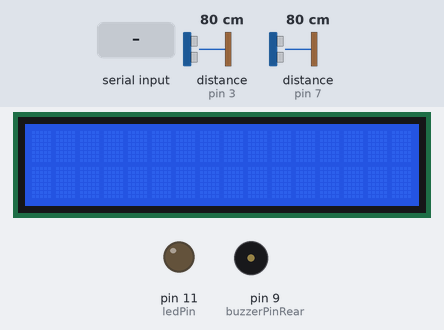
Bench run of a sketch on a simulated Arduino Uno, built with avr-gcc and run on an emulated ATmega328P. Parts: 16×2 character LCD, output pins drawn as LEDs (lit = HIGH), buzzer (waves = sounding). Dashed ring = blinking. Inputs (shaded band) come from the test bench; at power-on: distance to the obstacle (sensors on pin 3, pin 7) 80 cm. The echo pulse lasts 58.3 µs per cm; pins used as bus, display or sensor lines are not drawn.

Above: at 1.2 s.
1.3 s: "0" received over Serial
At 1.7 s:
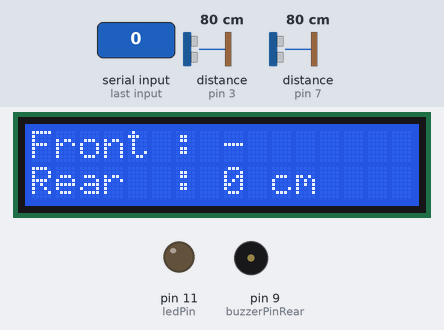
2.9 s: distance to the obstacle (sensor on pin 3) set to 2 cm
5.9 s: "1" received over Serial
At 6.68 s:
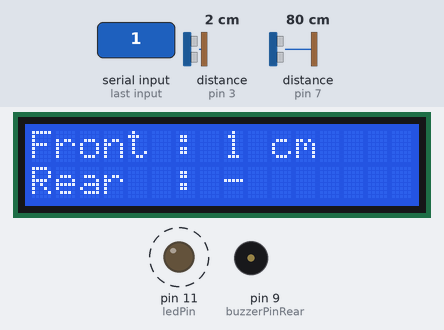
7.9 s: distance to the obstacle (sensor on pin 7) set to 9 cm
10.9 s: distance to the obstacle (sensor on pin 7) set to 35 cm
13.9 s: distance to the obstacle (sensor on pin 3) set to 18 cm
At 14.07 s:
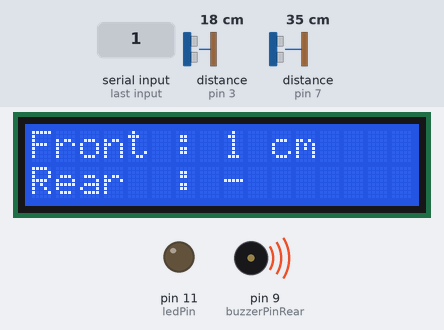
15.9 s: distance to the obstacle (sensor on pin 3) set to 22 cm
At 17.3 s:
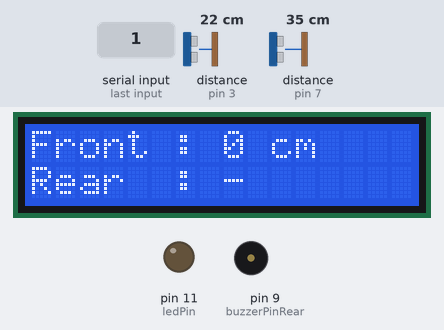
Timing chart, 0 to 18.9 s (numbered marks = the images above; inputs shaded):
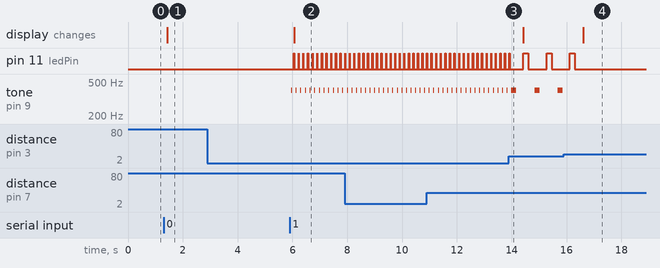

Measured:
- the behaviour switches between 19 and 20 cm on distance to the obstacle (sensor on pin 3) (found by bisection; images 3 and 4)
- after the input at 1.3 s, the display: changes after 0.14 s (image 1)
- after the input at 5.9 s, pin 11 (ledPin): alternates HIGH for 0.01 s and LOW for 0.16 s, starting after 0.15 s; tone on pin 9 (buzzerPinRear): alternates 400 Hz for 0.01 s and silent for 0.16 s, starting after 0.05 s; the display: changes after 0.16 s (image 2)
- after the input at 13.9 s, tone on pin 9 (buzzerPinRear): alternates 400 Hz for 0.18 s and silent for 0.67 s, starting after 0.27 s
- after the input at 15.9 s, pin 11 (ledPin): goes on until 16.3 s, then stays LOW; tone on pin 9 (buzzerPinRear): stops changing and stays silent; the display: changes after 0.71 s (image 4)

The sketch:

AutomaticParkingCarAndParkingSensor.ino
```cpp
#include <Wire.h>
#include <LiquidCrystal_I2C.h>

#define echoPinFront 3
#define trigPinFront 2
#define buzzerPinFront 8
#define echoPinRear 7
#define trigPinRear 6
#define buzzerPinRear 9
#define ledPin 11 // LED pin numarası

#define I2C_ADDR    0x27 // I2C adresi, LCD ekranın adresine göre değiştirilebilir

int maximumRange = 20;
int minimumRange = 0;
int bluetoothState = 0; // Bluetooth komutunu saklamak için değişken

LiquidCrystal_I2C lcd(I2C_ADDR, 16, 2); // 16x2 LCD ekran için

void setup() {
  pinMode(trigPinFront, OUTPUT);
  pinMode(echoPinFront, INPUT);
  pinMode(buzzerPinFront, OUTPUT);
  pinMode(trigPinRear, OUTPUT);
  pinMode(echoPinRear, INPUT);
  pinMode(buzzerPinRear, OUTPUT);
  pinMode(ledPin, OUTPUT); // LED pinini çıkış olarak ayarla

  Serial.begin(9600); // Seri iletişimi 9600 Baud hızında başlat

  lcd.init();  // LCD ekranı başlat
  lcd.backlight();  // Arkadan aydınlatmayı aç
}

void loop() {
  if (Serial.available() > 0) {
    bluetoothState = Serial.read(); // Bluetooth komutunu oku
  }

  if (bluetoothState == '0') {
    int measurementRear = distance(trigPinRear, echoPinRear);
    melody(buzzerPinRear, measurementRear * 10);
    displayDistance(distance(trigPinFront, echoPinFront), measurementRear);
    blinkLED(buzzerPinRear, measurementRear * 10); // LED'i yanıp söndürme fonksiyonunu çağır
  } else if (bluetoothState == '1') {
    int measurementFront = distance(trigPinFront, echoPinFront);
    melody(buzzerPinFront, measurementFront * 10);
    displayDistance(measurementFront, distance(trigPinRear, echoPinRear));
    blinkLED(buzzerPinFront, measurementFront * 10); // LED'i yanıp söndürme fonksiyonunu çağır
  }
}

int distance(int trigPin, int echoPin) {
  long duration, distance;

  digitalWrite(trigPin, LOW);
  delayMicroseconds(2);
  digitalWrite(trigPin, HIGH);
  delayMicroseconds(10);
  digitalWrite(trigPin, LOW);

  duration = pulseIn(echoPin, HIGH);
  distance = duration / 58.2;
  delay(50);

  if (distance >= maximumRange || distance <= minimumRange)
    return 0;
  return distance;
}

void melody(int buzzerPin, int dly) {
  tone(buzzerPin, 400);
  delay(dly);
  noTone(buzzerPin);
  delay(dly);
}

void blinkLED(int buzzerPin, int dly) {
  digitalWrite(ledPin, HIGH); // LED'i yak
  delay(dly);
  digitalWrite(ledPin, LOW); // LED'i söndür
  delay(dly);
}

void displayDistance(int frontDistance, int rearDistance) {
  lcd.clear(); // Ekranı temizle
  lcd.setCursor(0, 0);
  if (bluetoothState == '0') {
    lcd.print("Front : -");
  } else if (bluetoothState == '1') {
    lcd.print("Front : ");
    lcd.print(frontDistance);
    lcd.print(" cm");
  }

  lcd.setCursor(0, 1);
  if (bluetoothState == '0') {
    lcd.print("Rear  : ");
    lcd.print(rearDistance);
    lcd.print(" cm");
  } else if (bluetoothState == '1') {
    lcd.print("Rear  : -");
  }
}
```
